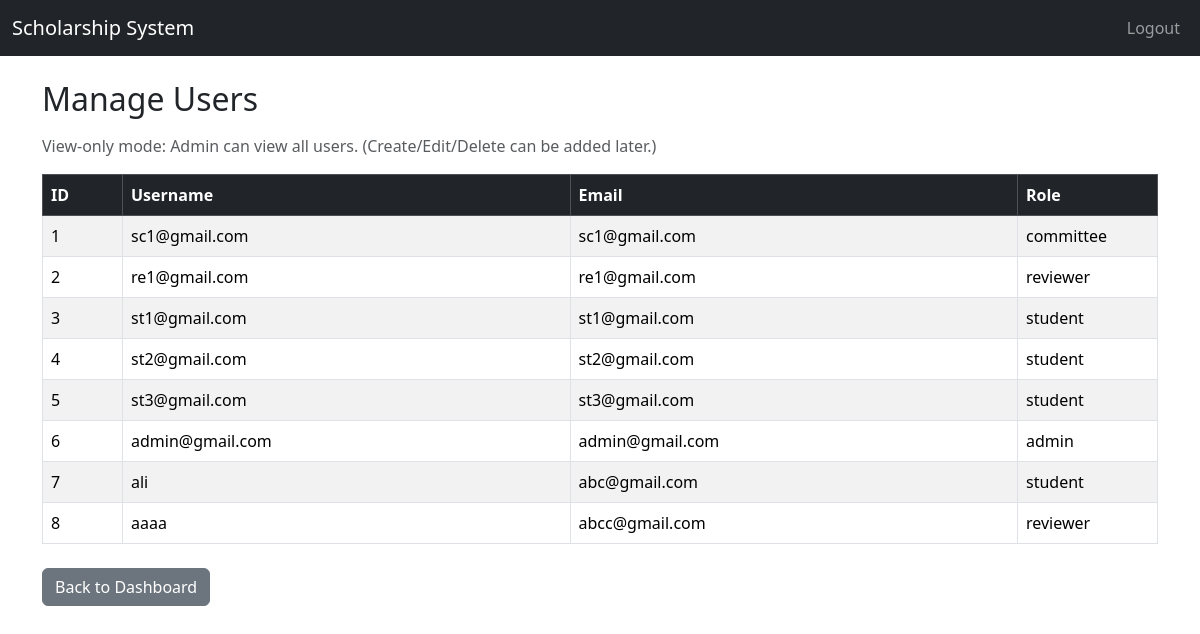
The page /admin/manage_users (signed in) on the database as committed earlier.
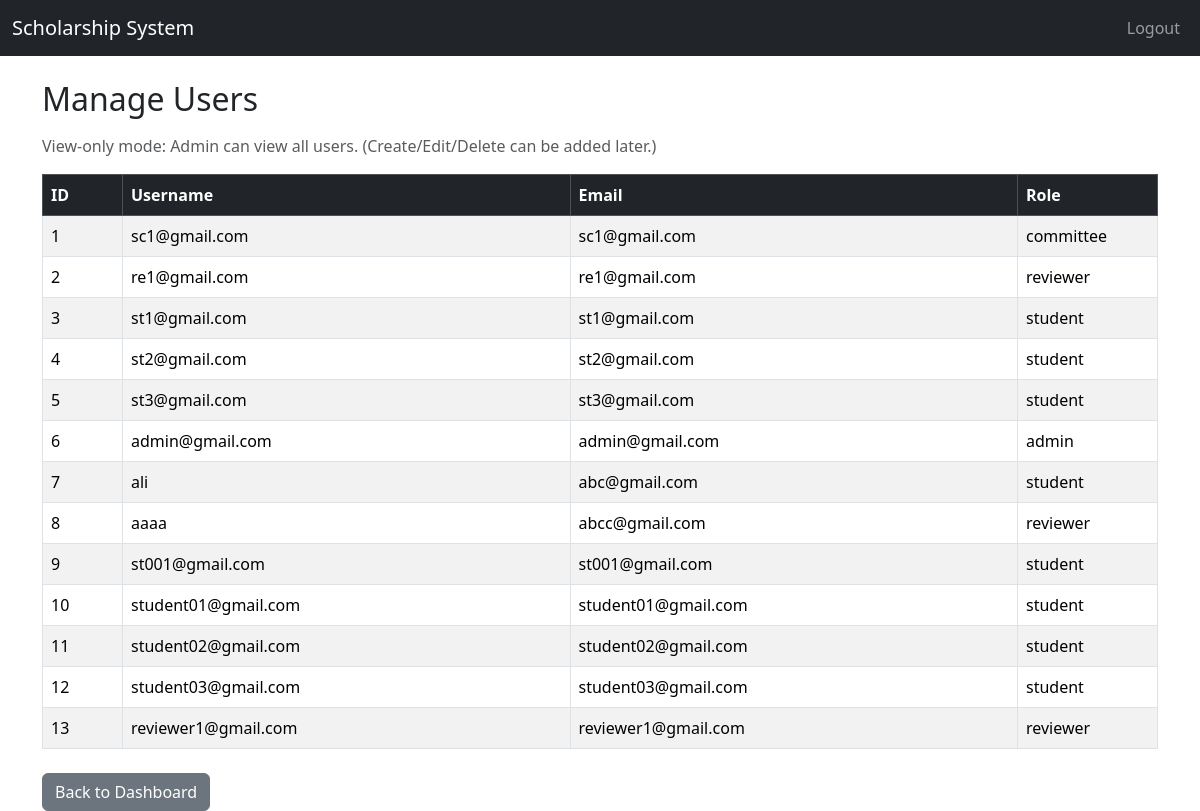
The same page on the database as committed later.
### app/models.py (models this page shows)
class User(UserMixin, db.Model):
    id = db.Column(db.Integer, primary_key=True)
    username = db.Column(db.String(50), unique=True, nullable=False)
    email = db.Column(db.String(100), unique=True, nullable=False)
    your_id = db.Column(db.String(20), unique=True, nullable=True)
    password = db.Column(db.String(255), nullable=False)
    role = db.Column(db.String(20), nullable=False)
    created_at = db.Column(db.DateTime, default=datetime.utcnow)

### app/routes/admin_routes.py (the view)
@admin_bp.route('/manage_users')
@login_required
def manage_users():
    if current_user.role != 'admin':
        flash("Access denied.", "danger")
        return redirect(url_for('auth.login'))
    users = User.query.all()
    return render_template('admin/manage_users.html', users=users)

### app/templates/admin/manage_users.html (shortened to what this page needs)
{% extends "base.html" %}
{% block content %}
<h2 class="mb-3">Manage Users</h2>
<p class="text-muted">
  View-only mode: Admin can view all users. (Create/Edit/Delete can be added later.)
</p>
<div class="table-responsive">
  <table class="table table-striped table-bordered align-middle">
    <thead class="table-dark">
      <tr>
        <th style="width: 80px;">ID</th>
        <th>Username</th>
        <th>Email</th>
        <th style="width: 140px;">Role</th>
      </tr>
    </thead>
    <tbody>
      {% for u in users %}
      <tr>
        <td>{{ u.id }}</td>
        <td>{{ u.username }}</td>
        <td>{{ u.email }}</td>
        <td>{{ u.role }}</td>
      </tr>
      {% else %}
      <tr>
        <td colspan="4" class="text-center text-muted">No users found.</td>
      </tr>
      {% endfor %}
    </tbody>
  </table>
</div>
<a href="{{ url_for('admin.dashboard') }}" class="btn btn-secondary mt-2">Back to Dashboard</a>
{% endblock %}

Rows that differ between the two databases and show on the page:
added User: id "9", username "st001@gmail.com", email "st001@gmail.com", role "student"
added User: id "10", username "student01@gmail.com", email "student01@gmail.com", role "student"
added User: id "11", username "student02@gmail.com", email "student02@gmail.com", role "student"
added User: id "12", username "student03@gmail.com", email "student03@gmail.com", role "student"
added User: id "13", username "reviewer1@gmail.com", email "reviewer1@gmail.com", role "reviewer"
